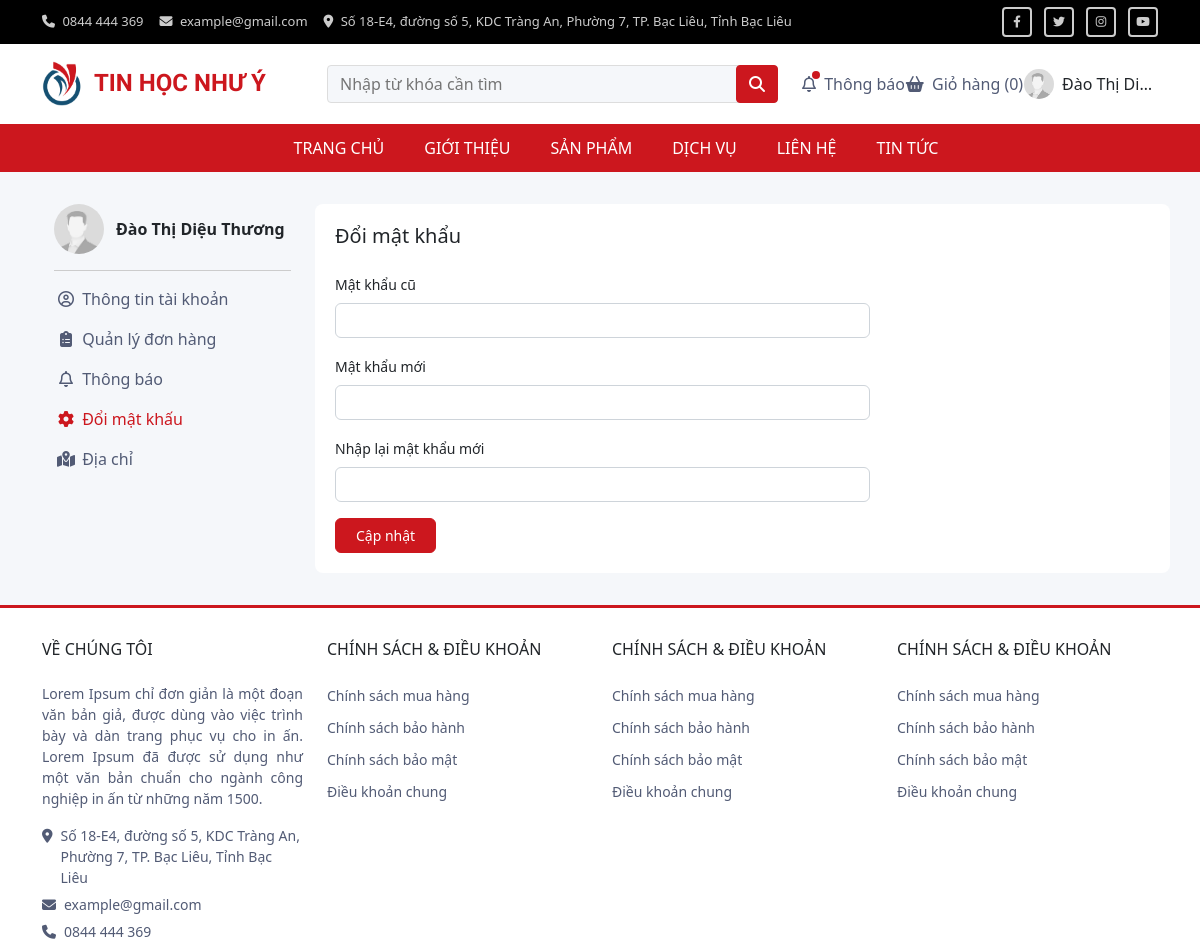
Screenshot of /change-password.php (signed in) with the database file from the repository.
### tables this page shows
CREATE TABLE `khach_hang` (
  `id` int(10) NOT NULL,
  `ten_tai_khoan` varchar(30) NOT NULL,
  `ho_ten` varchar(40) NOT NULL,
  `email` varchar(30) NOT NULL,
  `mat_khau` varchar(16) NOT NULL,
  `gioi_tinh` varchar(10) NOT NULL DEFAULT 'Nam',
  `ngay_sinh` date DEFAULT NULL,
  `so_dien_thoai` varchar(15) NOT NULL,
  `level` varchar(1) NOT NULL DEFAULT '0' COMMENT '0: user; 1: Admin',
  `avatar` varchar(255) NOT NULL DEFAULT 'avatar-default.jfif',
  `created_at` datetime NOT NULL DEFAULT current_timestamp(),
  `updated_at` datetime NOT NULL DEFAULT current_timestamp()
);

### change-password.php (the view, shortened to what the rows shown need)
<?php
    require('./admin/config/config.php');
    $sql = "SELECT * FROM khach_hang WHERE id = {$userlogged['id']}";
    $result = $conn->query($sql);
    $user = $result->fetch_assoc();
?>
<!DOCTYPE html>
<html lang="en">
<head>
    <link href="https://cdn.jsdelivr.net/npm/bootstrap@5.2.3/dist/css/bootstrap.min.css" rel="stylesheet">
    <link rel="stylesheet" type="text/css" href="//cdn.jsdelivr.net/npm/slick-carousel@1.8.1/slick/slick.css"/>
    <link rel="stylesheet" href="https://cdnjs.cloudflare.com/ajax/libs/font-awesome/6.4.0/css/all.min.css" />
    <link rel="stylesheet" href="./assets/css/style.css">
    <link rel="stylesheet" href="./assets/css/style-profile.css">
  </head>
</head>
<body>
    <div class="wrapper">
        <?php
            require('./partials/header.php')
        ?>
        <div class="profile-content">
            <div class="container-lg container-fluid">
                <div class="row">
                    <div class="col-md-3">
                        <div class="sidebar-menu">
                            <div class="sidebar-menu__header">
                                <img src="./storage/uploads/img/<?=$user['avatar']?>" alt="" class="sidebar-menu__header-img">
                                <p class="sidebar-menu__header-name"><?=$userlogged['fullname']?></p>
                            </div>
                        </div>
                    </div>
                </div>
            </div>
        </div>
    </div>
</body>
</html>

### partials/header.php (shortened to what the rows shown need)
<header id="header" class="header">
    <div class="header-main">
        <div class="container-lg container-fluid-lg">
            <div class="row">
                <div class="col-lg-4 col-md-5">
                    <div class="header-main-menu">
                        <div class="header-main-menu__item header-main-menu__user">
                            <?php if(empty($userlogged)) {?>
                                    <a href="./login.php" class="header-main-menu__link">
                                        <span class="header-main-menu__icon">
                                            <i class="fa-regular fa-circle-user"></i>
                                        </span>
                                        Đăng nhập
                                    </a>
                            <?php } else { ?>
                                <p class="header-main-menu__user-info">
                                    <img src="./storage/uploads/img/<?=$userlogged['avatar']?>" alt="" class="header-main-menu__user-avatar">
                                    <span class="header-main-menu__user-name text-truncate"><?=$userlogged['fullname']?></span>
                                </p>
                            <?php }?>
                        </div>
                    </div>
                </div>
            </div>
        </div>
    </div>
</header>

### rows the page displays
khach_hang: avatar (placeholder picture), ho_ten "Đào Thị Di…", ho_ten "Đào Thị Diệu Thương"

### other values shown
$tong_san_pham "0"
